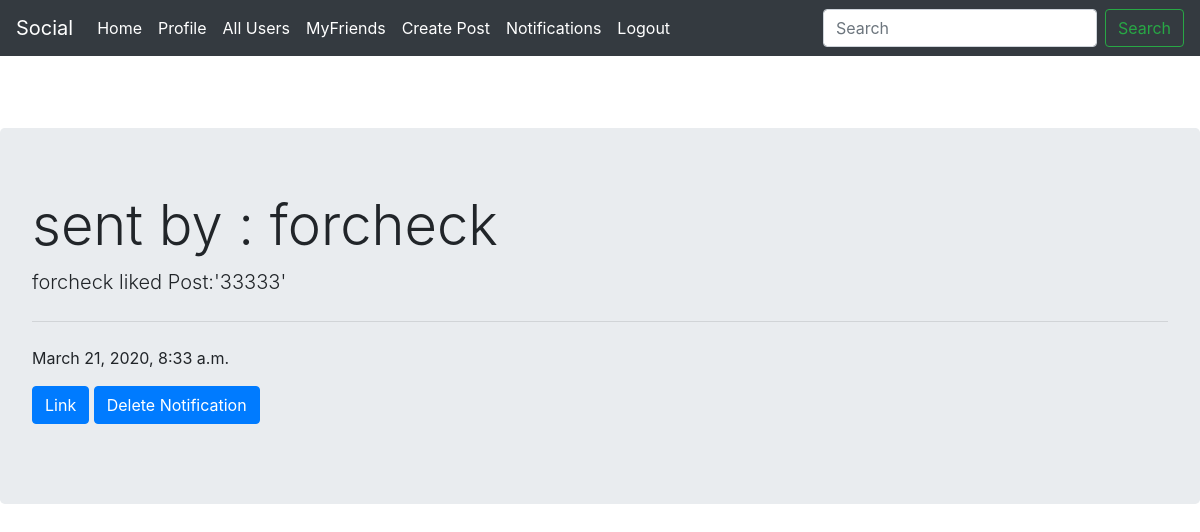
The app's page /main/notifications/ (signed in), older data.
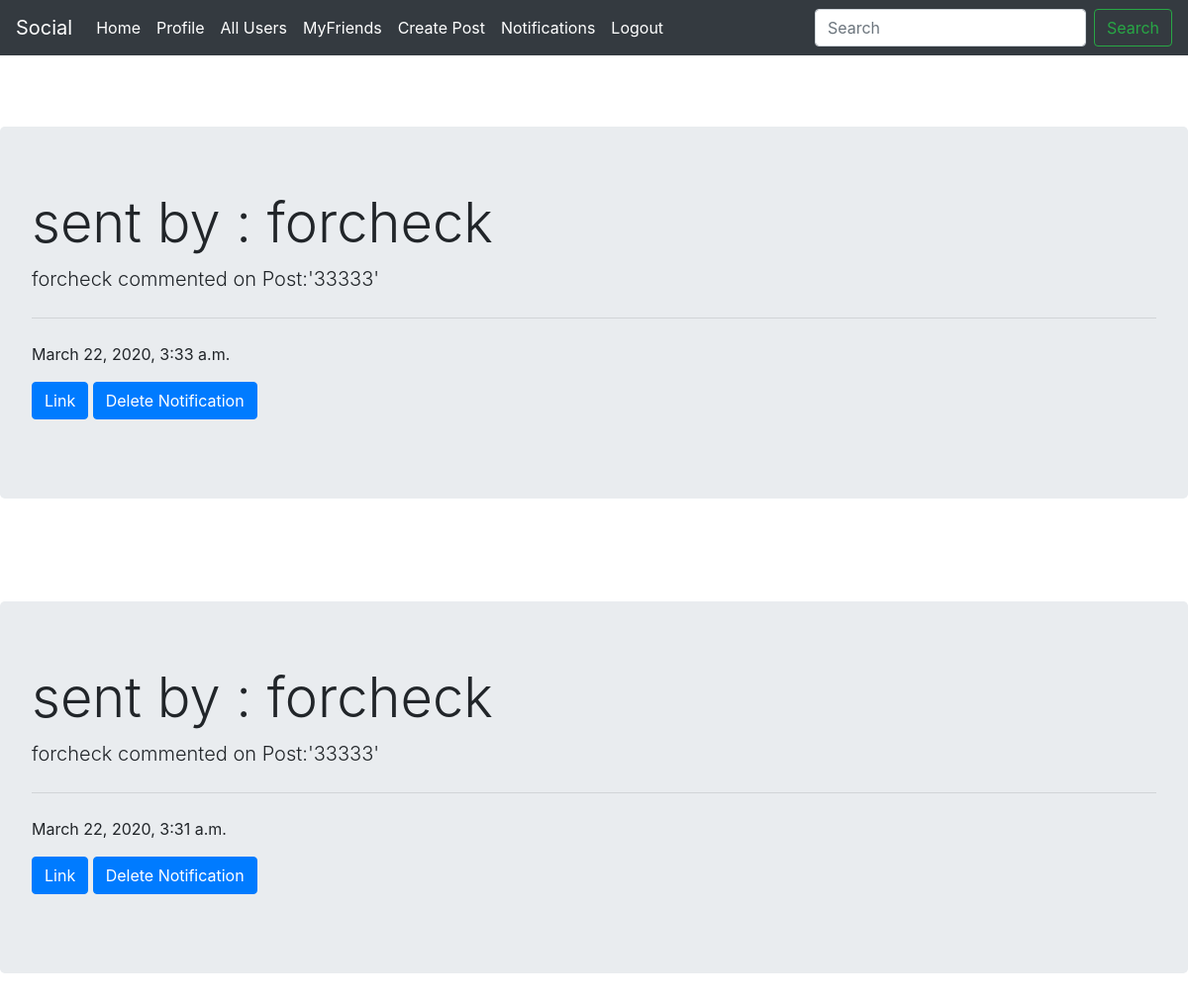
The same page, newer data.
### main/models.py (models this page shows)
class Notification(models.Model):
    notif_type=models.IntegerField(default=0)
    fk_sender_id=models.ForeignKey(User,on_delete=models.CASCADE,related_name="fk_sender_id")
    fk_receiver_id=models.ForeignKey(User,on_delete=models.CASCADE,related_name="fk_receiver_id")
    fk_post_id=models.ForeignKey(Post,on_delete=models.CASCADE,null=True, blank=True)
    content=models.CharField(max_length=100)
    date_time=models.DateTimeField(auto_now_add=True)

### main/views.py (the view)
# urls.py: path('notifications/',views.notifications,name='name_notifications'),
@login_required
def notifications(request):
    notifs=Notification.objects.filter(fk_receiver_id=request.user).order_by("-date_time")
    return render(request,'main/notifications.html',{'notifs':notifs})

### main/templates/main/notifications.html (shortened to what this page needs)
{% extends 'main/base.html' %}
{% load static %}
    {% block content %}
    {% for notif in notifs %}
    <br><br><br>
            {% if notif.notif_type == 2 %}
            <div class="jumbotron">
                <h1 class="display-4">sent by :  {{notif.fk_sender_id}}</h1>
                <p class="lead">{{notif.content}}</p>
                <hr class="my-4">
                <p>{{ notif.date_time }}</p>
                <p>
                    <a class="btn btn-primary" href="{% url 'name_add_friend' pk=notif.fk_sender_id.pk %}">Add Friend</a>
                    <a  class="btn btn-primary" href="{% url 'name_delete_notification' pk=notif.pk %}">Delete Notification</a>
                </p>
            </div>
            {% elif notif.notif_type == 0 %}
            <div class="jumbotron">
                <h1 class="display-4">sent by :  {{notif.fk_sender_id}}</h1>
                <p class="lead">{{notif.content}}</p>
                <hr class="my-4">
                <p>{{ notif.date_time }}</p>
                <p>
                    <a class="btn btn-primary" href="{% url 'name_display_single_post' pk=notif.fk_post_id.id %}">Link</a>
                    <a class="btn btn-primary" href="{% url 'name_delete_notification' pk=notif.pk %}">Delete Notification</a>
                </p>
            </div>
            {% elif notif.notif_type == 3 %}
            <div class="jumbotron">
                <h1 class="display-4">sent by :  {{notif.fk_sender_id}}</h1>
                <p class="lead">{{notif.content}}</p>
                <hr class="my-4">
                <p>{{ notif.date_time }}</p>
                <p>
                    <a class="btn btn-primary" href="{% url 'name_display_single_post' pk=notif.fk_post_id.id %}">Link</a>
                    <a class="btn btn-primary" href="{% url 'name_delete_notification' pk=notif.pk %}">Delete Notification</a>
                </p>
            </div>
            {% endif %}
    {% endfor %}
    {% endblock %}

Row changes from the older to the newer data that the page shows:
removed Notification: fk_sender_id "forcheck", content "forcheck liked Post:'33333'", date_time "March 21, 2020, 8:33 a.m."
added Notification: fk_sender_id "forcheck", content "forcheck commented on Post:'33333'", date_time "March 22, 2020, 3:33 a.m."
added Notification: fk_sender_id "forcheck", content "forcheck commented on Post:'33333'", date_time "March 22, 2020, 3:31 a.m."
